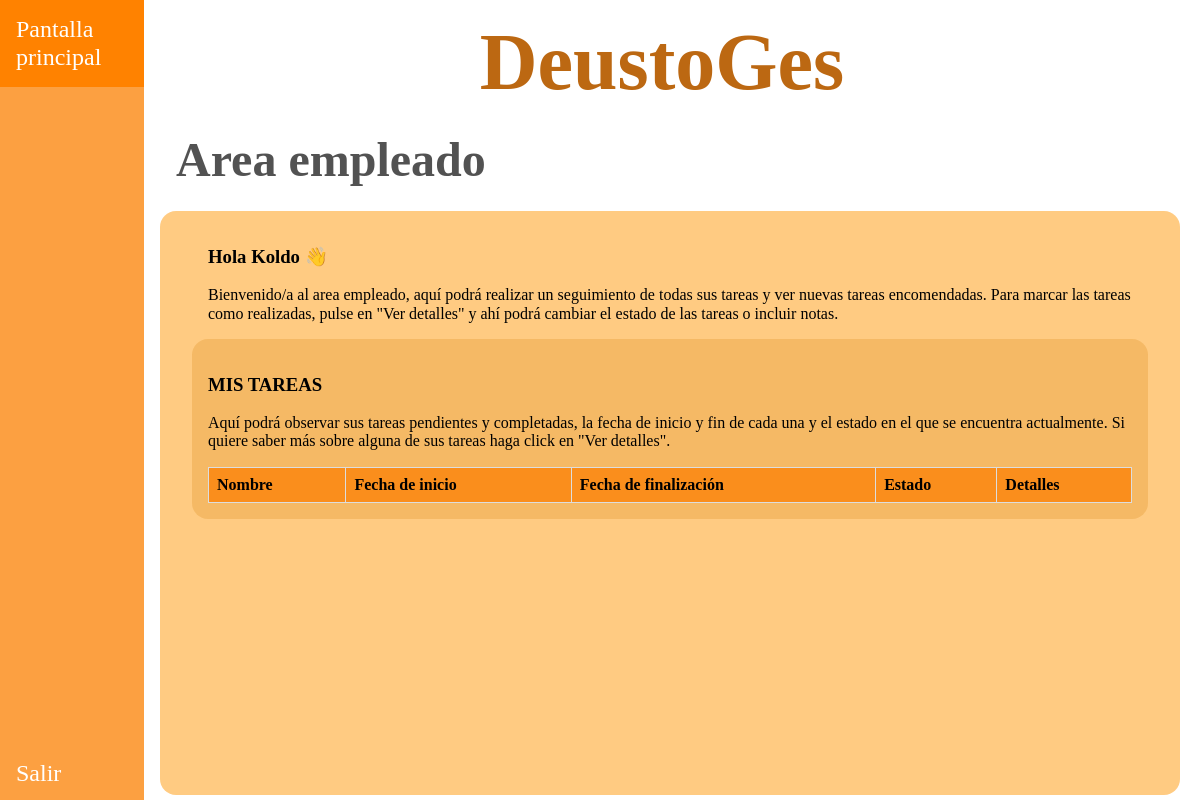
The page /appDeustoGes/empleados/1 on the database as committed earlier.
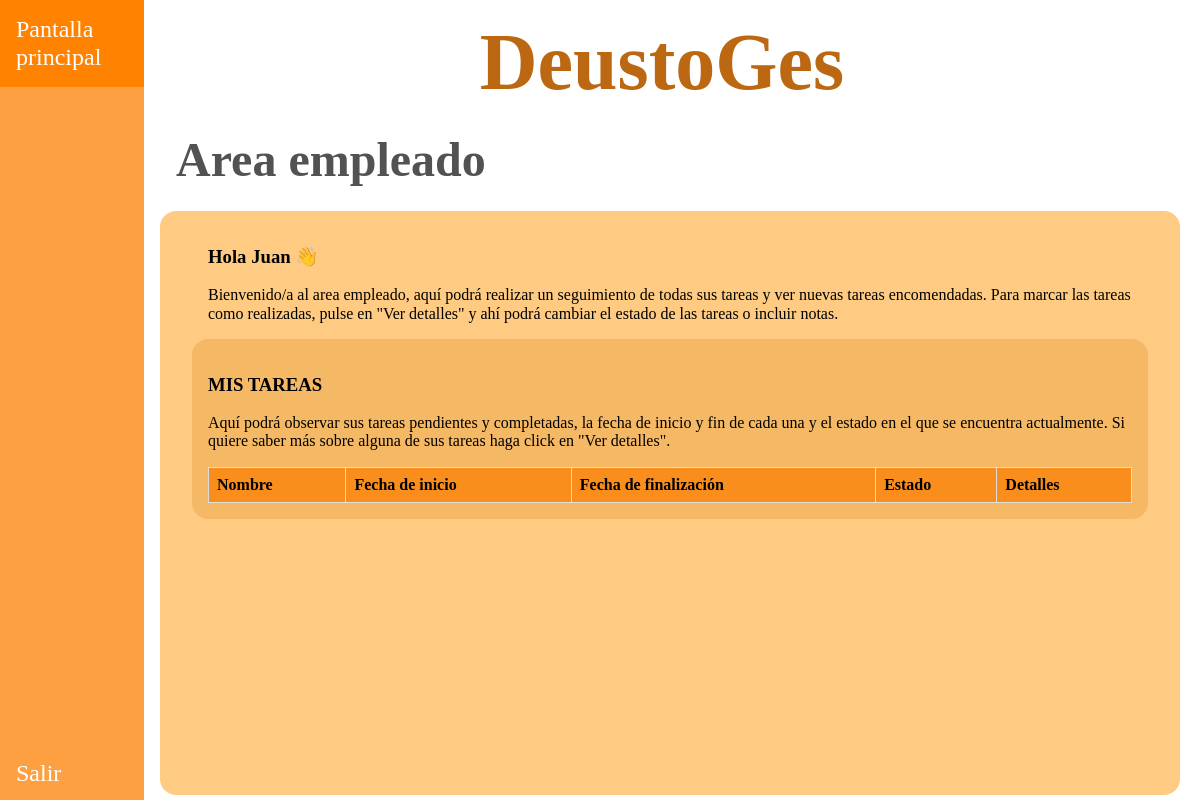
The same page on the database as committed later.
### appDeustoGes/models.py (models this page shows, shortened)
class Empleado(models.Model):
    dni = models.CharField(max_length=9)
    nombre = models.CharField(max_length=15)
    apellidos = models.CharField(max_length=40, default="")
    email = models.EmailField()
    telefono = models.PositiveIntegerField()
    responsable = models.BooleanField(default=False)
    created = models.DateTimeField(auto_now_add=True, blank=True, null=True)
    updated = models.DateTimeField(auto_now=True, blank=True, null=True)
    class Meta:
        verbose_name = "empleado"
        verbose_name_plural = "empleados"

### appDeustoGes/views.py (the view)
# urls.py: path("/empleados/<int:id_empleado>", views.pantalla_empleado, name='pantalla_empleado'),
def pantalla_empleado(request, id_empleado):
    empleado = get_object_or_404(Empleado, id=id_empleado)
    tareas = Tarea.objects.all()
    return render(request, 'appDeustoGes/pantalla_empleado.html', {'tareas': tareas,
                                                                   'empleado': empleado})

### templates/appDeustoGes/pantalla_empleado.html (shortened to what this page needs)
{% extends "base.html" %}
{% block css %}
    <link rel="stylesheet" href="/../static/css/normalize.css">
    <link rel="stylesheet" href="/../static/css/style.css">
{% endblock %}
{% block nav_header %}
    <nav class="barra-lateral">
        <ul class="listado-barra-lateral">
            <div>
                <li><a href="">Pantalla principal</a></li>
            </div>
            <div>
                <li><a href="{% url 'pantalla_inicio' %}">Salir</a></li>
            </div>
        </ul>
    </nav>
{% endblock %}
{% block main_contenido %}
  <h2>Area empleado</h2>
<div class="contenido">
    <div class="introduccion">
        <h3>Hola {{ empleado.nombre }} 👋</h3>
        <p> Bienvenido/a al area empleado, aquí podrá realizar un seguimiento de todas sus tareas y ver nuevas tareas
            encomendadas. Para marcar las tareas como realizadas, pulse en "Ver detalles" y ahí podrá cambiar
            el estado de las tareas o incluir notas. </p>
    </div>
    <div class="contenido_interno">
        <h3>MIS TAREAS</h3>
        <p>Aquí podrá observar sus tareas pendientes y completadas, la fecha de inicio y fin de cada una y el estado
        en el que se encuentra actualmente. Si quiere saber más sobre alguna de sus tareas haga click en "Ver detalles".</p>
        <table class="estilos-table">
            <thead>
              <tr>
                <th>Nombre</th>
                <th>Fecha de inicio</th>
                <th>Fecha de finalización</th>
                <th>Estado</th>
                <th>Detalles</th>
              </tr>
            </thead>
        </table>
    </div>
</div>
{% endblock %}

Rows that differ between the two databases and show on the page:
changed Empleado: nombre "Koldo" → "Juan"
